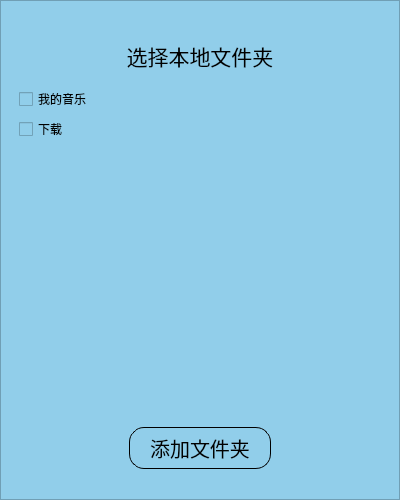
<?xml version="1.0" encoding="UTF-8"?>
<ui version="4.0">
 <class>SelectLocMusic_Dlg</class>
 <widget class="QDialog" name="SelectLocMusic_Dlg">
  <property name="geometry">
   <rect>
    <x>0</x>
    <y>0</y>
    <width>400</width>
    <height>500</height>
   </rect>
  </property>
  <property name="windowTitle">
   <string>Dialog</string>
  </property>
  <property name="styleSheet">
   <string notr="true">* {
	background-color: #91ceea;
}</string>
  </property>
  <layout class="QVBoxLayout" name="verticalLayout">
   <property name="spacing">
    <number>0</number>
   </property>
   <property name="leftMargin">
    <number>0</number>
   </property>
   <property name="topMargin">
    <number>0</number>
   </property>
   <property name="rightMargin">
    <number>0</number>
   </property>
   <property name="bottomMargin">
    <number>0</number>
   </property>
   <item>
    <widget class="QScrollArea" name="scrollArea">
     <property name="widgetResizable">
      <bool>true</bool>
     </property>
     <widget class="QWidget" name="scrollAreaWidgetContents">
      <property name="geometry">
       <rect>
        <x>0</x>
        <y>0</y>
        <width>398</width>
        <height>498</height>
       </rect>
      </property>
      <layout class="QVBoxLayout" name="verticalLayout_4" stretch="0,9,1">
       <property name="spacing">
        <number>0</number>
       </property>
       <property name="leftMargin">
        <number>0</number>
       </property>
       <property name="topMargin">
        <number>0</number>
       </property>
       <property name="rightMargin">
        <number>0</number>
       </property>
       <property name="bottomMargin">
        <number>0</number>
       </property>
       <item>
        <widget class="QWidget" name="titleWidget" native="true">
         <layout class="QHBoxLayout" name="horizontalLayout">
          <property name="spacing">
           <number>0</number>
          </property>
          <property name="leftMargin">
           <number>0</number>
          </property>
          <property name="topMargin">
           <number>0</number>
          </property>
          <property name="rightMargin">
           <number>0</number>
          </property>
          <property name="bottomMargin">
           <number>0</number>
          </property>
          <item>
           <spacer name="horizontalSpacer">
            <property name="orientation">
             <enum>Qt::Horizontal</enum>
            </property>
            <property name="sizeHint" stdset="0">
             <size>
              <width>291</width>
              <height>20</height>
             </size>
            </property>
           </spacer>
          </item>
          <item>
           <widget class="QPushButton" name="close_Btn">
            <property name="minimumSize">
             <size>
              <width>30</width>
              <height>30</height>
             </size>
            </property>
            <property name="maximumSize">
             <size>
              <width>30</width>
              <height>30</height>
             </size>
            </property>
            <property name="styleSheet">
             <string notr="true">#close_Btn {
	font-family: windowfont;
	border: none;
	font-size: 20px;
	color: rgb(100, 100, 100);
}

#close_Btn:hover {
	color: rgb(44, 44, 44);
}</string>
            </property>
            <property name="text">
             <string/>
            </property>
           </widget>
          </item>
         </layout>
        </widget>
       </item>
       <item>
        <widget class="QWidget" name="widget_2" native="true">
         <layout class="QVBoxLayout" name="verticalLayout_5">
          <item>
           <widget class="QLabel" name="label">
            <property name="styleSheet">
             <string notr="true">font-size: 21px;</string>
            </property>
            <property name="text">
             <string>选择本地文件夹</string>
            </property>
            <property name="alignment">
             <set>Qt::AlignCenter</set>
            </property>
           </widget>
          </item>
          <item>
           <widget class="QWidget" name="pathWidget" native="true">
            <layout class="QVBoxLayout" name="verticalLayout_3">
             <item>
              <widget class="QCheckBox" name="checkBox">
               <property name="text">
                <string>我的音乐</string>
               </property>
              </widget>
             </item>
             <item>
              <widget class="QCheckBox" name="checkBox_2">
               <property name="text">
                <string>下载</string>
               </property>
              </widget>
             </item>
            </layout>
           </widget>
          </item>
          <item>
           <spacer name="verticalSpacer">
            <property name="orientation">
             <enum>Qt::Vertical</enum>
            </property>
            <property name="sizeHint" stdset="0">
             <size>
              <width>20</width>
              <height>256</height>
             </size>
            </property>
           </spacer>
          </item>
         </layout>
        </widget>
       </item>
       <item>
        <widget class="QWidget" name="widget_4" native="true">
         <property name="styleSheet">
          <string notr="true">QPushButton {
	font-size: 20px;
	border: 1px solid;
	border-radius: 15px;
	padding-left: 20px;
	padding-right: 20px;
	padding-top: 5px;
	padding-bottom: 5px;
}</string>
         </property>
         <layout class="QHBoxLayout" name="horizontalLayout_2">
          <property name="spacing">
           <number>20</number>
          </property>
          <property name="leftMargin">
           <number>30</number>
          </property>
          <property name="topMargin">
           <number>30</number>
          </property>
          <property name="rightMargin">
           <number>30</number>
          </property>
          <property name="bottomMargin">
           <number>30</number>
          </property>
          <item>
           <spacer name="horizontalSpacer_2">
            <property name="orientation">
             <enum>Qt::Horizontal</enum>
            </property>
            <property name="sizeHint" stdset="0">
             <size>
              <width>40</width>
              <height>20</height>
             </size>
            </property>
           </spacer>
          </item>
          <item>
           <widget class="QPushButton" name="add_file_Btn">
            <property name="text">
             <string>添加文件夹</string>
            </property>
           </widget>
          </item>
          <item>
           <spacer name="horizontalSpacer_3">
            <property name="orientation">
             <enum>Qt::Horizontal</enum>
            </property>
            <property name="sizeHint" stdset="0">
             <size>
              <width>40</width>
              <height>20</height>
             </size>
            </property>
           </spacer>
          </item>
         </layout>
        </widget>
       </item>
      </layout>
     </widget>
    </widget>
   </item>
  </layout>
 </widget>
 <resources/>
 <connections/>
</ui>
